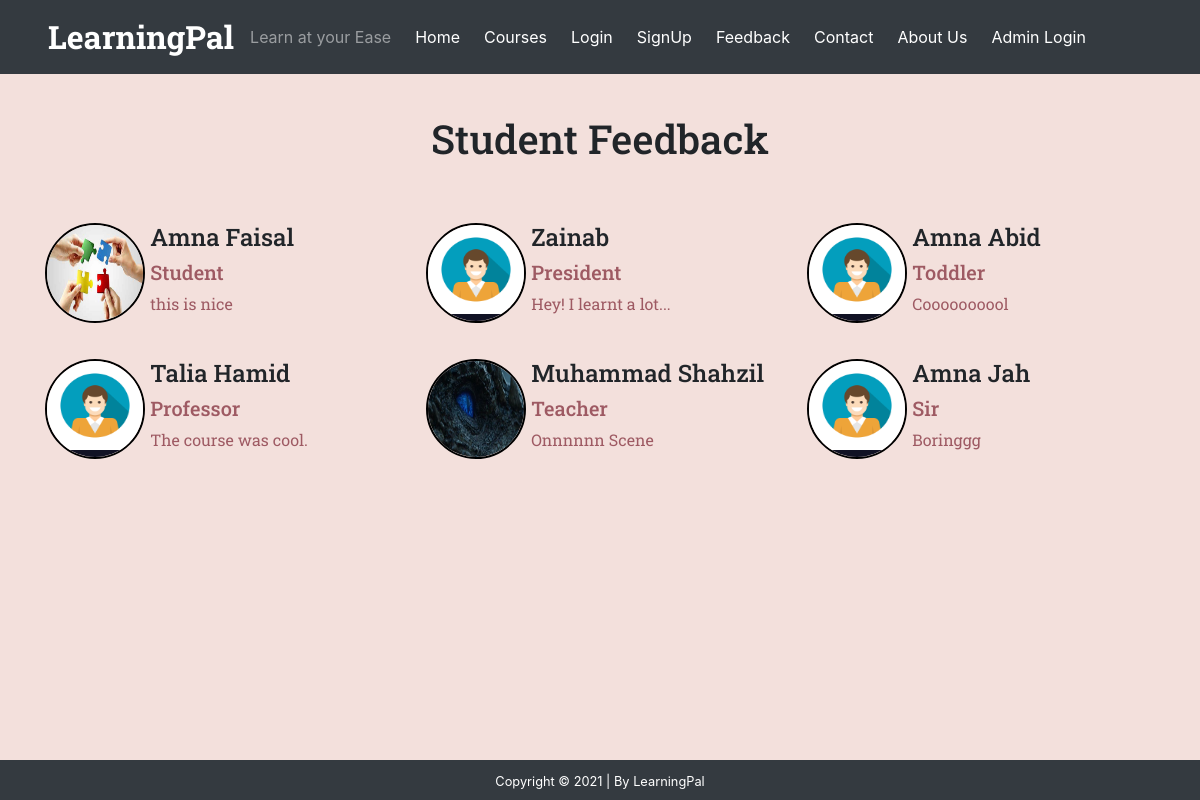
The app's page /feedback.php, older data.
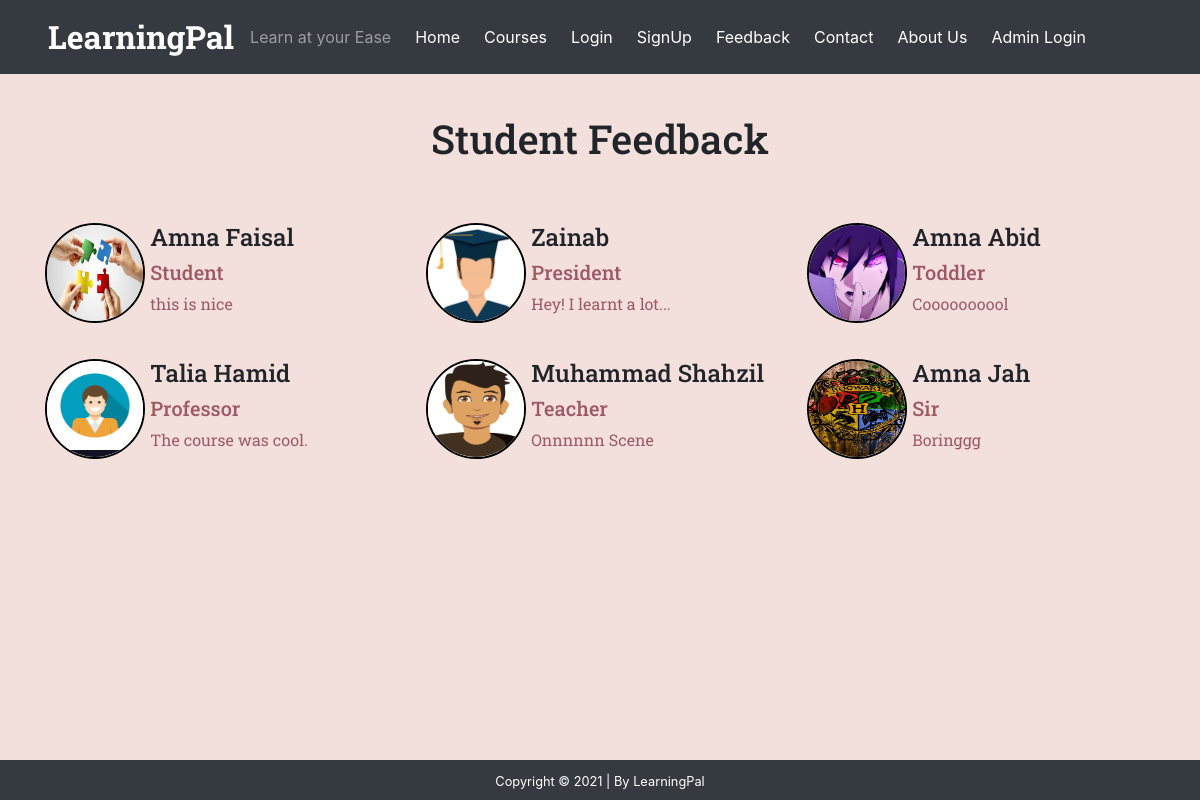
The same page, newer data.
### tables this page shows
CREATE TABLE `feedback` (
  `feedback_id` int(11) NOT NULL,
  `feedback` text NOT NULL,
  `std_id` int(11) NOT NULL
);

CREATE TABLE `student` (
  `std_id` int(11) NOT NULL,
  `std_name` varchar(255) NOT NULL,
  `std_email` varchar(255) NOT NULL,
  `std_pass` varchar(255) NOT NULL,
  `std_prof` varchar(255) DEFAULT NULL,
  `std_img` text DEFAULT NULL
);

### feedback.php (the view)
<?php
    include("header.php");
    include_once("config.php");
    $query="SELECT f.feedback, f.std_id, s.std_name, s.std_img,s.std_prof FROM feedback f, student s WHERE f.std_id=s.std_id";
    $res=$mysqli->query($query);
?>
<div class="container-fluid reg-background">
    <div class="feedback">
        <h1 class="stu-feed">Student Feedback</h1>
    </div>
    <div class="flex-container">
        <?php
            while($result= mysqli_fetch_array($res)){
                echo '
                    <div class="feed-div">
                        <div class="stdImg">
                            <p><img src="'. $result['std_img'].'" alt="studentImage" class="img-thumbnail"></p>
                        </div>
                        <div class="stdName">
                            <h4 class="f_name"> '. $result['std_name'].'</h4>
                            <h5 class="f_prof">'. $result['std_prof'].'</h5>
                            <p class="feed-display">'. $result['feedback'].'</p>
                        </div>
                    </div>
                    </br></br>
                ';
            }
        ?>
    </div>
</div>
<?php
    include("footer.php");
?>

Row changes from the older to the newer data that the page shows:
changed through a linked row, feedback "Zainab": std.std_img: a different picture
changed through a linked row, feedback "Coooooooool": std.std_img: a different picture
changed through a linked row, feedback "Onnnnnn Scene": std.std_img: picture removed, a placeholder shows
changed through a linked row, feedback "Boringgg": std.std_img: a different picture
